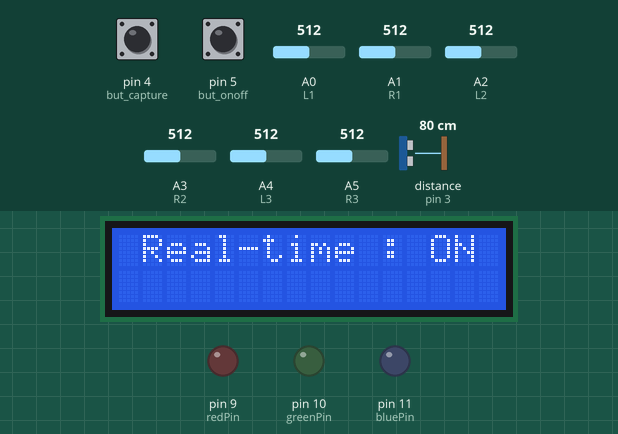
This sketch was run on a simulated Arduino Uno, built with avr-gcc and run on an emulated ATmega328P. Shown: 16×2 character LCD, output pins drawn as LEDs (lit = HIGH). Wiring (inferred from the names in the program): ultrasonic range finder: trigger pin 2; echo pin 3. The inputs (shaded band) are chosen by the test bench; at power-on: pin 5 (but_onoff) HIGH, pin 4 (but_capture) HIGH, distance to the obstacle (sensor on pin 3) 80 cm, A2 (L2) = 512, A0 (L1) = 512, A1 (R1) = 512, A3 (R2) = 512, A4 (L3) = 512, A5 (R3) = 512. The echo pulse lasts 58.3 µs per cm; pins used as bus, display or sensor lines are not drawn; what the sketch prints to the serial monitor is not drawn.

Above: at 1.2 s.
1.3 s: pin 5 (but_onoff) pulled LOW for 0.15 s
At 2.4 s:
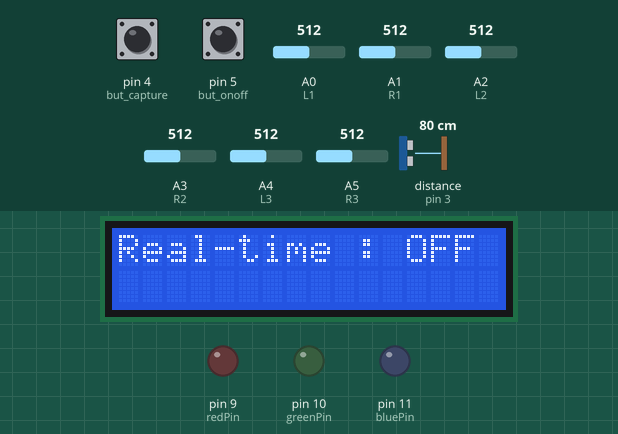
2.9 s: pin 4 (but_capture) pulled LOW for 0.15 s
At 3.3 s:
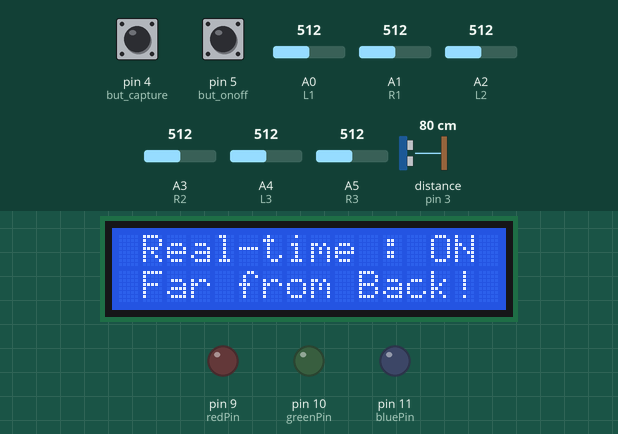
4.5 s: distance to the obstacle (sensor on pin 3) set to 2 cm
7.3 s: pin 4 (but_capture) pulled LOW for 1 s
At 7.9 s:
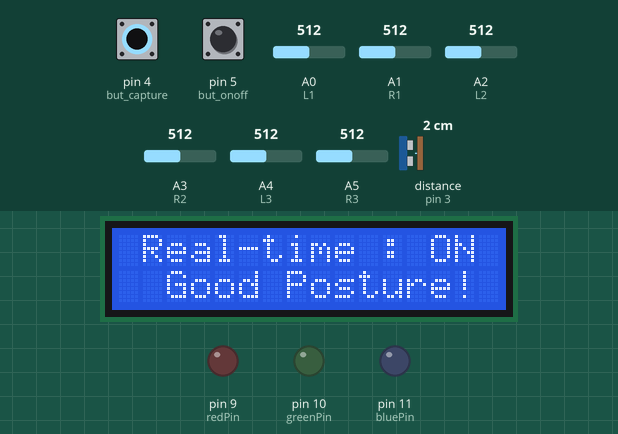
9.8 s: A2 (L2) set to 992
12.4 s: pin 4 (but_capture) pulled LOW for 0.15 s
At 13.2 s:
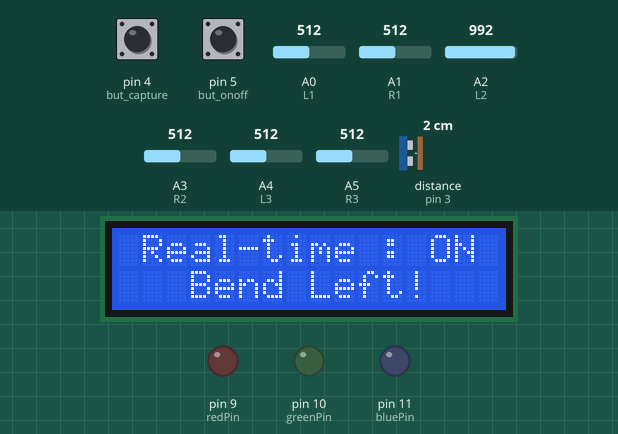
Timing chart, 0 to 58.7 s (numbered marks = the images above; inputs shaded):
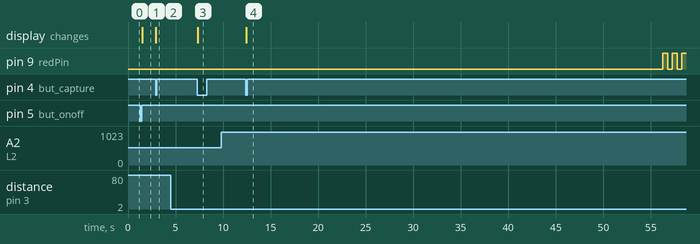

The sketch:

button_onoff_and_capture0527.ino
```cpp
// last update 20.05.31
//lcd 출력부분 고민해보기

// V스위치로 실시간 측정하는 부분 구현해야함 & 알림 onoff기능!!
// 스위치누르기 직전 순간의 자세 정보를 알아야함
// 전역변수 currPos선언 & 자세 센서로 측정시 매 순간 자세 변수 갱신해서 측정 if외부에서 pressed일때 해당하는 자세 LCD에 출력

// V우선순위1.먼저 초음파센서로 거리 측정해서 엉덩이가 멀리 떨어진 모든 경우를 '엉덩이 떨어진자세'로 1차 분류
// 그다음 좌우불균형 판단by FSR
// 마지막으로 이미지센서 ->허리 굽음
// 총 5개의 자세로 분류함

#include <LiquidCrystal_I2C.h>

LiquidCrystal_I2C lcd(0x27,16,2);

#define TRIG 2
#define ECHO 3

// 5초(SNtime)에 한번 초음파센서 동작위해, cnt = 500일 때 소닉함수 동작시킴
int duration, cm;
// 초음파센서와 인체와의 거리, 기준이 4cm라고 우선 가정
const int distanceSN = 4;

// 5초(FSRtime)에 한번 압력센서에서 input받기 -> cnt = 500일때 측정
int cnt = 0;
const int sstime = 100; // sstime : 센서측정간격
int sitTime = 0; // 앉은시간측정, 자세가 바르던 나쁘던 앉기만하면됨(FSR에 뭔가 감지되기만 하면)
const int stretchTime = 5000; // 이 값 이상으로 앉은시간(sitTime) 측정되면 스트레칭용 알림전송
unsigned long sitStretch = 0;
const int ledDuration = 500; // led 점멸 시간 간격
int isOn = 0; // LED상태변경 알림 변수

// 6개의 FSR 센서, 초음파 센서와 먼것부터 1, 2, 3
// 2번이 정자세, 좌우기울어짐 판단
// 1번이 무릎꿇은자세
int L1 = A0;
int R1 = A1;
int L2 = A2;
int R2 = A3;
int L3 = A4;
int R3 = A5;

const int but_onoff = 5;  // 흰색
int pres_onoff = 0, cnt_onoff = 0; // 실시간 알림기능 onoff용 버튼, 초기상태는 on
const int but_capture = 4; // 버튼 누를 때 lcd에 실시간 자세 알려주는 버튼  // 검정색

const int redPin = 9; // 실시간 알림용 led
const int bluePin = 11;
const int greenPin = 10;

// 바른자세,엉덩이 멀어진자세, 좌로 치우침, 우로 치우침, 허리만 굽음 순서임
const int posnum = 5;
int posture[posnum] = {0,};
String RTonoff[2] = {" Real-time : ON ", "Real-time : OFF"};
String pos[posnum] = {"  Good Posture! ", " Far from Back! ", "   Bend Left!   ", "   Bend Right!  ", "  Back Curved!  "};
enum POSTURE {Proper=0, Hip_Front, Bend_Left, Bend_Right, Back_Curved};
const int reportTime = 50000; //50초마다 레포트전송
unsigned long prevTime = 0;

int bal;
int check = 0; //센서 측정 시 나쁜자세인지 아닌지 확인하는 값, 0 이면 나쁜자세 기준 중 어느것에도 걸리지 않은것
int currPos = 0; // 현재 자세기록
int pri = 0; //앉아있는 시간이 기준 이상일 때 1로 변화

void setup() {
  Serial.begin(9600);

  pinMode(but_onoff, INPUT_PULLUP);
  pinMode(but_capture, INPUT_PULLUP);
  pinMode(TRIG, OUTPUT);
  pinMode(ECHO, INPUT);
  pinMode(redPin, OUTPUT);
  pinMode(greenPin, OUTPUT);
  pinMode(bluePin, OUTPUT);
  lcd.init();
  lcd.backlight();

  lcd.clear();
  lcd.setCursor(0, 0);
  lcd.print(" Real-time : ON ");
}

void loop() {
  unsigned long currentTime = millis(); // 현재시간 측정

  // valL2, valR2 가 유효한 데이터임
  int valL1 = analogRead(L1);
  int valL2 = analogRead(L2);
  int valL3 = analogRead(L3);
  int valR1 = analogRead(R1);
  int valR2 = analogRead(R2);
  int valR3 = analogRead(R3);

  int val_onoff = digitalRead(but_onoff);
  // cnt_onoff = 0이면, 실시간 알림기능 on
  if(val_onoff == LOW) {
    pres_onoff = 1;
  }
  else {
    if(pres_onoff == 1) {
      cnt_onoff = !cnt_onoff;
                                        ///////////////////////////////////////////here

      if(cnt_onoff == 1) {
        cnt_onoff = 1;
        lcd.clear();
        lcd.setCursor(0, 0);
        lcd.print("Real-time : OFF");
      }
      else {
        cnt_onoff = 0;
        lcd.clear();
        lcd.setCursor(0, 0);
        lcd.print(" Real-time : ON ");
      }
    }
    pres_onoff = 0;
  }
  Serial.println(cnt_onoff);                              // test


  int val_capture = digitalRead(but_capture);
  // 스위치 눌려질때 직전자세 lcd 2번줄에 출력
  if(val_capture == LOW)  {
    lcd.clear();
    lcd.setCursor(0, 0);
    lcd.print(RTonoff[cnt_onoff]);  // 현재 실시간 알림 모드 on/off 여부 함께 출력
    lcd.setCursor(0, 1);
    lcd.print(pos[currPos]);
  }

  // if내부 : 앉아있다는 조건이 성립한다면 진입
  if(valL2 > 10 || valR2 > 10) {
    sitTime += 1;

    // 5초에 한번 나쁜자세인지 아닌지 판단
    if(cnt < sstime) {
      cnt = cnt + 1;
    }
    else {
      UltraSonic();
      sideBalance(valL2, valR2);


      // 초음파센서 측정
      if(cm > distanceSN) { // 기준보다 초음파센서와 거리가 멀 때
        posture[1] += 1;
        Serial.println("올바르지 않은자세: type1, 등받이와 엉덩이 멀어짐");
        check++;
        currPos = 1;
      }
      // 좌로 기울어짐
      else if(bal == 2) {
        posture[2] += 1;
        Serial.println("올바르지 않은자세: type2, 왼쪽으로 기울어짐");
        check++;
        currPos = 2;
      }
      // 우로 기울어짐
      else if(bal == 1) {
        posture[3] += 1;
        Serial.println("올바르지 않은자세: type3, 오른쪽으로 기울어짐");
        check++;
        currPos = 3;
      }

      // 이미지데이터 처리결과반영
      //
      //
      //


      // 나쁜자세에 안걸리면 바른자세로 간주
      else {
         posture[0] += 1; // 바른자세 카운팅
         Serial.println("바른자세: type0");
         check = 0; // led red위해 누적하던 나쁜자세 카운팅은 초기화됨
         currPos = 0;
      }

      // 스트레칭 알림이 나쁜자세알림보다 우선되니까 sitTime < stretchTime 일 때(pri == 0) 자세 알림용 led on
      // 나쁜자세가 연속으로 5이상 측정되는 동안 led red로 불빛 나타남
      // 바른자세로 바꿀 시 다시led green

      if(cnt_onoff = 0) {
        if(pri == 0) {
          if(check >= 5){
            analogWrite(redPin, 255);
            analogWrite(greenPin, 0);
            analogWrite(bluePin, 0);
            Serial.println("LED : RED");
          }
          else{
            analogWrite(redPin, 0);
            analogWrite(greenPin, 255);
            analogWrite(bluePin, 0);
            Serial.println("LED : GREEN");
          }
        }
      }
      else {
        analogWrite(redPin, 0);
        analogWrite(greenPin, 0);
        analogWrite(bluePin, 0);
//        Serial.println("No Real-time notice");
      }

      cnt = 0;

    }
  }
  else {
    sitTime = 0; // 일어나면 앉은시간 초기화
  }

  // sitTime이 기준이상일 때 스트레칭 알림 전송 & LED 점멸
  if(stretchTime <= sitTime) {
    if(pri == 0) {
      pri = 1;
      sitStretch = currentTime; // sittime이 stretchtime넘어가는 순간기록
      analogWrite(redPin, 255);
      analogWrite(greenPin, 0);
      analogWrite(bluePin, 0);
      isOn = !isOn; // isOn True로 바뀜
      //StretchingAlarm(); //어플로 스트레칭알림
    }
    else{
      if(currentTime > sitStretch + ledDuration) {
        if(isOn){
          analogWrite(redPin, 0);
          analogWrite(greenPin, 0);
          analogWrite(bluePin, 0);
        }
        else {
          analogWrite(redPin, 255);
          analogWrite(greenPin, 0);
          analogWrite(bluePin, 0);
        }
        isOn = !isOn;
        sitStretch = currentTime; //시간 갱신
      }
    }
  }

  // reportTime마다 전송
  if(currentTime > prevTime + reportTime) {
    //ShowReport(posture, 6); // 어플로 전송
    prevTime = currentTime;
  }

  delay(10);
}

// 좌우불균형 판단함수
// 오른쪽 : 1, 균형 : 0, 왼쪽 : 2
// 왼쪽오른쪽 측정값의 차가 400 이내면 무게가 고르다고 판단
int sideBalance(int L, int R) {
  if(L < R - 400)
  {
    bal = 1;
  }
  else if(L >= R + 400)
  {
    bal = 2;
  }
  else {
    bal = 0;
  }
  return bal;
}


// 초음파 센서로 거리 측정하는 함수
int UltraSonic()
{
  digitalWrite(TRIG, HIGH);
  delayMicroseconds(10);
  digitalWrite(TRIG, LOW);

  duration = pulseIn(ECHO, HIGH);
  cm = duration / 29 / 2;

  Serial.print("등받이와의 거리 : ");
  Serial.print(cm);
  Serial.println("cm");

  return cm;
}


      /*Serial.println("압력센서 측정값");
      Serial.print("L1:");Serial.print(valL1);
      Serial.print("/ R1:");Serial.println(valR1);
      Serial.print("L2:");Serial.print(valL2);
      Serial.print("/ R2:");Serial.println(valR2);
      Serial.print("L3:");Serial.print(valL3);
      Serial.print("/ R3:");Serial.println(valR3);
      */
```

Measured:
- after the input at 1.3 s, the display: changes after 0.17 s (image 1)
- after the input at 2.9 s, the display: changes at once (image 2)
- after the input at 7.3 s, the display: changes at once (image 3)
- after the input at 12.4 s, the display: changes at once (image 4)
